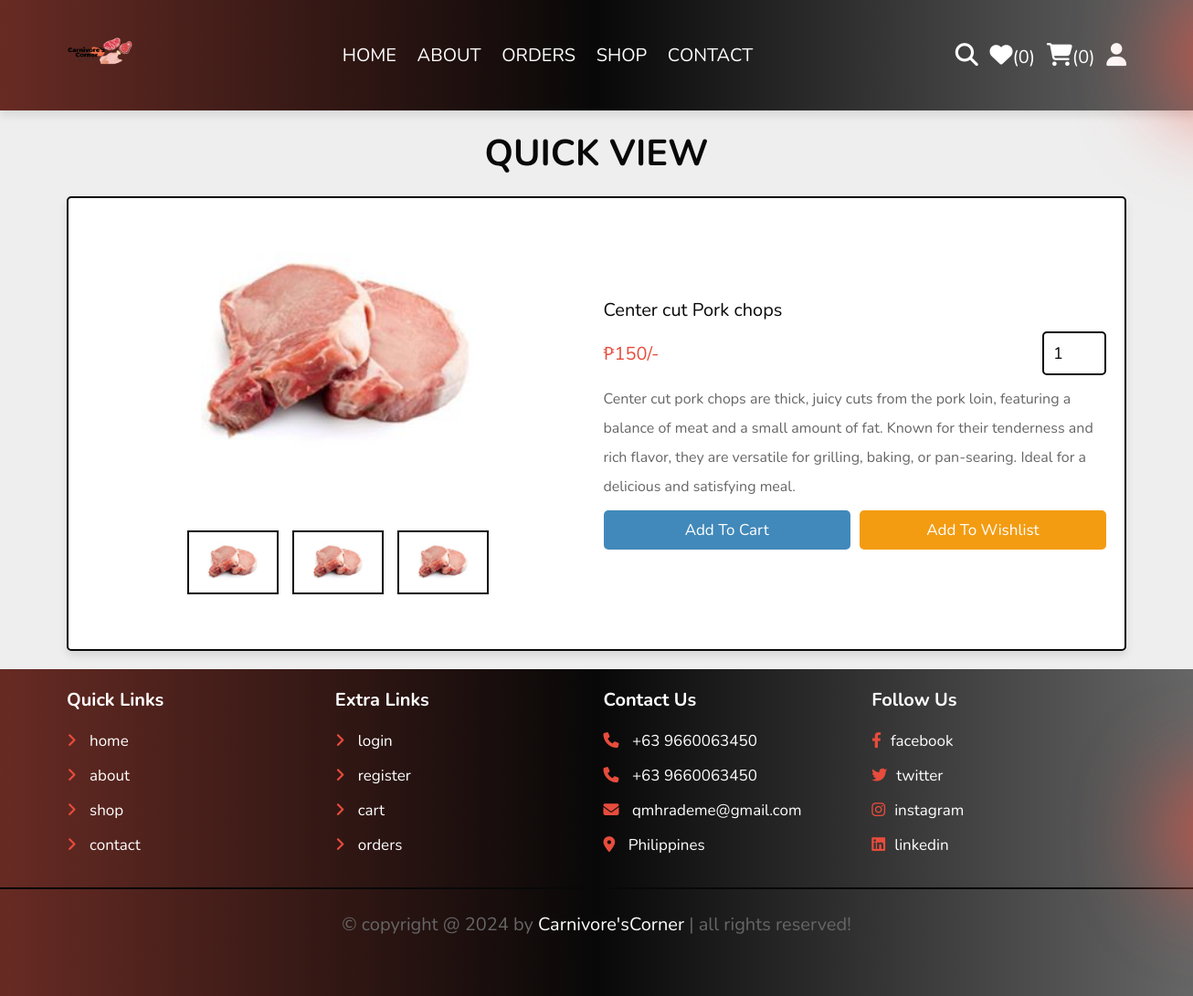
Page /quick_view.php?pid=49 on the committed database.
### tables this page shows
CREATE TABLE `products` (
  `id` int(100) NOT NULL,
  `name` varchar(100) NOT NULL,
  `details` varchar(500) NOT NULL,
  `price` int(10) NOT NULL,
  `image_01` varchar(100) NOT NULL,
  `image_02` varchar(100) NOT NULL,
  `image_03` varchar(100) NOT NULL,
  `stock` int(11) NOT NULL DEFAULT 0,
  `category` varchar(255) DEFAULT NULL,
  `created_at` timestamp NOT NULL DEFAULT current_timestamp()
);

### quick_view.php (the view, shortened to what this page needs)
<?php
include 'components/connect.php';
?>
<!DOCTYPE html>
<html lang="en">
<head>
   <link rel="stylesheet" href="https://cdnjs.cloudflare.com/ajax/libs/font-awesome/6.1.1/css/all.min.css">
   <link rel="stylesheet" href="css/style.css">
</head>
<body>
<?php include 'components/user_header.php'; ?>
<section class="quick-view">
   <h1 class="heading">quick view</h1>
   <?php
     $pid = $_GET['pid'];
     $select_products = $conn->prepare("SELECT * FROM `products` WHERE id = ?");
     $select_products->execute([$pid]);
     if($select_products->rowCount() > 0){
      while($fetch_product = $select_products->fetch(PDO::FETCH_ASSOC)){
   ?>
   <form action="" method="post" class="box">
      <div class="row">
         <div class="image-container">
            <div class="main-image">
               <img src="uploaded_img/<?= $fetch_product['image_01']; ?>" alt="">
            </div>
            <div class="sub-image">
               <img src="uploaded_img/<?= $fetch_product['image_01']; ?>" alt="">
               <img src="uploaded_img/<?= $fetch_product['image_02']; ?>" alt="">
               <img src="uploaded_img/<?= $fetch_product['image_03']; ?>" alt="">
            </div>
         </div>
         <div class="content">
            <div class="name"><?= $fetch_product['name']; ?></div>
            <div class="flex">
               <div class="price"><span>₱</span><?= $fetch_product['price']; ?><span>/-</span></div>
               <input type="number" name="qty" class="qty" min="1" max="99" onkeypress="if(this.value.length == 2) return false;" value="1">
            </div>
            <div class="details"><?= $fetch_product['details']; ?></div>
            <div class="flex-btn">
               <input type="submit" value="add to cart" class="btn" name="add_to_cart">
               <input class="option-btn" type="submit" name="add_to_wishlist" value="add to wishlist">
            </div>
         </div>
      </div>
   </form>
   <?php
      }
   }else{
      echo '<p class="empty">no products added yet!</p>';
   }
   ?>
</section>
<?php include 'components/footer.php'; ?>
</body>
</html>

### css/style.css (style rules this page uses)
:root { --main-color:#0665a5c2; --orange:#f39c12; --red:#e74c3c; --red2:#681a11c7; --black:#080808; --white:#fff; --light-color:#666; --light-bg:#eee; --border:.2rem solid var(--black); --box-shadow:0 .5rem 1rem rgba(0,0,0,.1); --lightblue:#139af5c2; --color1:#d4d4d4; --color2:#707070; --color3:#1f1f1f; --color4:#731010; --color5:#a80000; }
* { font-family: 'Nunito', sans-serif; margin:0; padding:0; box-sizing: border-box; outline: none; border:none; text-decoration: none; }
html { font-size: 62.5%; overflow-x: hidden; }
body { background-color: var(--light-bg); }
section { padding:2rem; max-width: 1200px; margin:0 auto; }
.heading { font-size: 4rem; color:var(--black); margin-bottom: 2rem; text-align: center; text-transform: uppercase; }
.btn, .delete-btn, .option-btn { display: block; width: 100%; margin-top: 1rem; border-radius: .5rem; padding:1rem 3rem; font-size: 1.7rem; text-transform: capitalize; color:var(--white); cursor: pointer; text-align: center; }
.btn { background-color: var(--main-color); }
.option-btn { background-color: var(--orange); }
.flex-btn { display: flex; gap:1rem; }
.quick-view form { padding:2rem; border-radius: .5rem; border:var(--border); background-color: var(--white); box-shadow: var(--box-shadow); margin-top: 1rem; }
.quick-view form .row { display: flex; align-items: center; gap:1.5rem; flex-wrap: wrap; }
.quick-view form .row .image-container { margin-bottom: 2rem; flex:1 1 40rem; }
.quick-view form .row .image-container .main-image img { height: 30rem; width: 100%; object-fit: contain; }
.quick-view form .row .image-container .sub-image { display: flex; gap:1.5rem; justify-content: center; margin-top: 2rem; }
.quick-view form .row .image-container .sub-image img { height: 7rem; width: 10rem; object-fit: contain; padding:.5rem; border:var(--border); cursor: pointer; transition: .2s linear; }
.quick-view form img { width: 100%; height: 20rem; object-fit: contain; margin-bottom: 2rem; }
.quick-view form .row .content { flex:1 1 40rem; }
.quick-view form .row .content .name { font-size: 2rem; color:var(--black); }
.quick-view form .row .flex { display: flex; align-items: center; justify-content: space-between; gap:1rem; margin:1rem 0; }
.quick-view form .row .flex .qty { width: 7rem; padding:1rem; border:var(--border); font-size: 1.8rem; color:var(--black); border-radius: .5rem; }
.quick-view form .row .flex .price { font-size: 2rem; color:var(--red); }
.quick-view form .row .content .details { font-size: 1.6rem; color:var(--light-color); line-height: 2; }

### rows in the picture
products: image_01 (picture), image_02 (picture), image_03 (picture), name "Center cut Pork chops", price "150", details "Center cut pork chops are thick, juicy cuts from the pork loin, featuring a balance of meat and a small amount of fat. Known for their tenderness and rich flavor, they are versatile for grilling, baking, or pan-searing. Ideal for a delicious and satisfying meal."

### other values in the picture
$total_wishlist_counts "0"
$total_cart_counts "0"
